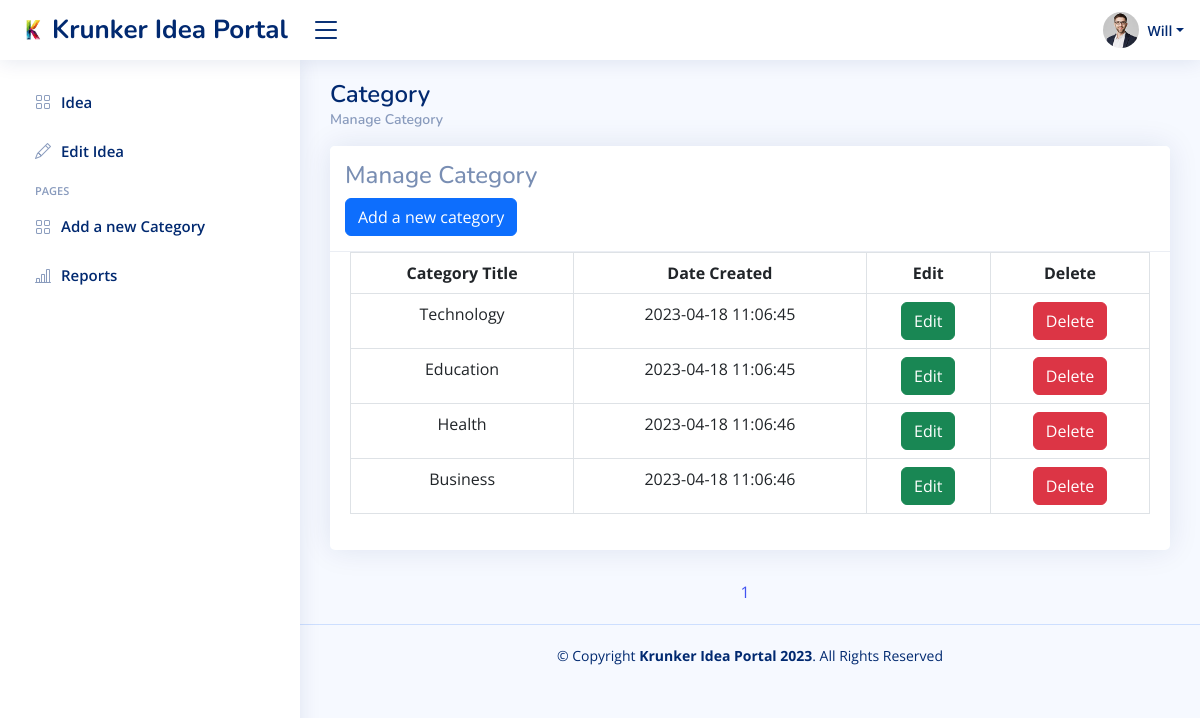
Page /ManageCategory_manager.php (signed in) on the committed database.
### tables this page shows
CREATE TABLE `user_tbl` (
  `UserId` int(11) NOT NULL,
  `DepartmentId` int(11) NOT NULL,
  `UserRoleName` enum('QA Manager','QA Coordinator','Admin','Staff') DEFAULT NULL,
  `Username` varchar(50) NOT NULL,
  `UserPassword` varchar(500) NOT NULL,
  `UserEmail` varchar(50) DEFAULT NULL,
  `UserContactNo` varchar(15) DEFAULT NULL,
  `UserAddress` varchar(500) DEFAULT NULL,
  `DateClosure` date DEFAULT '2023-06-29',
  `DateFinal` date DEFAULT '2023-07-29'
);

CREATE TABLE `category_tbl` (
  `CategoryId` int(11) NOT NULL,
  `CategoryTitle` varchar(50) DEFAULT NULL,
  `DateCreated` datetime NOT NULL DEFAULT current_timestamp()
);

### ManageCategory_manager.php (the view, shortened to what this page needs)
<?php
require("krunkerideaconn.php");
$page = isset($_GET['page'])?$_GET['page']:1;
$rows_per_page = 5;
$start= ($page-1)*$rows_per_page;
  $user_id = $_SESSION["userid"];
  $select_sql = "SELECT * FROM user_tbl WHERE UserId = $user_id";
  $result_User = mysqli_query($dbconn, $select_sql);
  $row_User = mysqli_fetch_assoc($result_User);
?>
<!DOCTYPE html>
<html lang="en">
<head>
  <link href="assets/vendor/bootstrap/css/bootstrap.min.css" rel="stylesheet">
  <link href="assets/vendor/bootstrap-icons/bootstrap-icons.css" rel="stylesheet">
  <link href="assets/vendor/boxicons/css/boxicons.min.css" rel="stylesheet">
  <link href="assets/vendor/quill/quill.snow.css" rel="stylesheet">
  <link href="assets/vendor/quill/quill.bubble.css" rel="stylesheet">
  <link href="assets/vendor/remixicon/remixicon.css" rel="stylesheet">
  <link href="assets/vendor/simple-datatables/style.css" rel="stylesheet">
  <link href="assets/css/style.css" rel="stylesheet">
</head>
<body>
  <header id="header" class="header fixed-top d-flex align-items-center">
    <div class="d-flex align-items-center justify-content-between">
      <a href="index_manager.php" class="logo d-flex align-items-center">
        <img src="assets/img/logo.png" alt="">
        <span class="d-none d-lg-block">Krunker Idea Portal</span>
      </a>
      <i class="bi bi-list toggle-sidebar-btn"></i>
    </div>
    <nav class="header-nav ms-auto">
      <ul class="d-flex align-items-center">
        <li class="nav-item dropdown pe-3">
          <a class="nav-link nav-profile d-flex align-items-center pe-0" href="#" data-bs-toggle="dropdown">
            <img src="assets/img/profile-img.jpg" alt="Profile" class="rounded-circle">
            <span class="d-none d-md-block dropdown-toggle ps-2"><?php echo htmlentities($row_User['Username']) ?></span>
          </a>
        </li>
      </ul>
    </nav>
  </header>
  <aside id="sidebar" class="sidebar">
    <ul class="sidebar-nav" id="sidebar-nav">
      <li class="nav-item">
        <a class="nav-link collapsed" href="index_manager.php">
          <i class="bi bi-grid"></i><span>Idea</span>
        </a>
      </li>
            <?php
              echo '<li class="nav-item">';
              echo '<a href="EditIdea.php?id=' .$user_id.'" class="nav-link collapsed" data-bs-target="#statistics-nav;">';
              echo '<i class="bi bi-pencil"></i>Edit Idea</span>';
              echo '</a>';
              echo '</li>';
            ?>
            <?php
              if($_SESSION['role'] == "QA Manager"){
                echo'<li class="nav-heading">Pages</li>';
                echo'<li class="nav-item">';
                    echo '<a class="nav-link collapsed" href="ManageCategory_manager.php">';
                        echo '<i class="bi bi-grid"></i>';
                        echo '<span>Add a new Category</span>';
                    echo '</a>';
                echo '</li>';
                echo'<li class="nav-item">';
                    echo '<a class="nav-link collapsed" href="report_manager.php">';
                        echo '<i class="bi bi-bar-chart-line"></i>';
                        echo '<span>Reports</span>';
                    echo '</a>';
                echo '</li>';
              }
            ?>
    </ul>
  </aside>
  <main id="main" class="main">
    <div class="pagetitle">
      <h1>Category</h1>
      <nav>
        <ol class="breadcrumb">
          <li class="breadcrumb-item"><a href="ManageCategory_manager.php">Manage Category</a></li>
        </ol>
      </nav>
    </div>
    <section class="section dashboard">
        <div class="row">
          <div class="col-md-12">
            <div class="card">
              <div class="card-header">
                <h4>Manage Category</h4>
                <a href="AddCategory_manager.php" class="btn btn-primary">Add a new category<a>
              </div>
              <div class="card-body">
                <table class="table table-bordered text-center">
                  <thead>
                    <tr>
                      <th>Category Title</th>
                      <th>Date Created</th>
                      <th>Edit</th>
                      <th>Delete</th>
                    </tr>
                  </thead>
                  <tbody>
                  <?php
                    include "krunkerideaconn.php";
                    $sql = "SELECT * from category_tbl
                             LIMIT $start,$rows_per_page";
                    $query_no = mysqli_query($dbconn,$sql);
                    if(mysqli_num_rows($query_no) >0){
                      foreach($query_no as $row){
                        ?>
                        <tr>
                        <td><?php echo $row['CategoryTitle']?></td>
                        <td><?php echo $row['DateCreated']?></td>
                        <td><a href="EditCategory_manager.php?id=<?php echo $row['CategoryId'] ?>"  class="btn btn-success">Edit</a></td>
                        <td><a href="DeleteCategory_manager.php?id=<?php echo $row['CategoryId'] ?>" class="btn btn-danger">Delete</a></td>
                      </tr>
                      <?php
                      }
                    }
                    else{
                      ?>
                      <tr>
                        <td colspan="6">No record found</td>
                    <?php
                    }
                    ?>
                  </tbody>
                </table>
              </div>
            </div>
          </div>
        </div>
        <div class = "pagination">
      <?php
			$sql_page = "SELECT COUNT(*) AS count FROM category_tbl";
			$page_count = mysqli_query($dbconn, $sql_page);
			$row_count = mysqli_fetch_assoc($page_count);
			$total_rows = $row_count['count'];
			$total_pages = ceil($total_rows / $rows_per_page);
			for ($i = 1; $i <= $total_pages; $i++){
				echo'<a href="?page='.$i.'">'.$i.'</a>';
			}
		?>
    </div>
      </section>
  </main>
  <footer id="footer" class="footer">
    <div class="copyright">
      &copy; Copyright <strong><span>Krunker Idea Portal 2023</span></strong>. All Rights Reserved
    </div>
    <div class="credits">
    </div>
  </footer>
</body>
</html>

### assets/css/style.css (style rules this page uses)
:root { scroll-behavior: smooth; }
body { font-family: "Open Sans", sans-serif; background: #f6f9ff; color: #444444; }
a { color: #4154f1; text-decoration: none; }
h1, h2, h3, h4, h5, h6 { font-family: "Nunito", sans-serif; }
#main { margin-top: 60px; padding: 20px 30px; transition: all 0.3s; }
.pagetitle { margin-bottom: 10px; }
.pagetitle h1 { font-size: 24px; margin-bottom: 0; font-weight: 600; color: #012970; }
.card { margin-bottom: 30px; border: none; border-radius: 5px; box-shadow: 0px 0 30px rgba(1, 41, 112, 0.1); }
.card-header, .card-footer { border-color: #ebeef4; background-color: #fff; color: #798eb3; padding: 15px; }
.card-body { padding: 0 20px 20px 20px; }
.breadcrumb { font-size: 14px; font-family: "Nunito", sans-serif; color: #899bbd; font-weight: 600; }
.breadcrumb a { color: #899bbd; transition: 0.3s; }
.breadcrumb .breadcrumb-item::before { color: #899bbd; }
.logo { line-height: 1; }
@media (min-width: 1200px) { .logo { width: 280px; } }
.logo img { max-height: 26px; margin-right: 6px; }
.logo span { font-size: 26px; font-weight: 700; color: #012970; font-family: "Nunito", sans-serif; }
.header { transition: all 0.5s; z-index: 997; height: 60px; box-shadow: 0px 2px 20px rgba(1, 41, 112, 0.1); background-color: #fff; padding-left: 20px; }
.header .toggle-sidebar-btn { font-size: 32px; padding-left: 10px; cursor: pointer; color: #012970; }
.header-nav ul { list-style: none; }
.header-nav>ul { margin: 0; padding: 0; }
.header-nav .nav-profile { color: #012970; }
.header-nav .nav-profile img { max-height: 36px; }
.header-nav .nav-profile span { font-size: 14px; font-weight: 600; }
.sidebar { position: fixed; top: 60px; left: 0; bottom: 0; width: 300px; z-index: 996; transition: all 0.3s; padding: 20px; overflow-y: auto; scrollbar-width: thin; scrollbar-color: #aab7cf transparent; box-shadow: 0px 0px 20px rgba(1, 41, 112, 0.1); background-color: #fff; }
@media (min-width: 1200px) { #main, #footer { margin-left: 300px; } }
.sidebar-nav { padding: 0; margin: 0; list-style: none; }
.sidebar-nav li { padding: 0; margin: 0; list-style: none; }
.sidebar-nav .nav-item { margin-bottom: 5px; }
.sidebar-nav .nav-heading { font-size: 11px; text-transform: uppercase; color: #899bbd; font-weight: 600; margin: 10px 0 5px 15px; }
.sidebar-nav .nav-link { display: flex; align-items: center; font-size: 15px; font-weight: 600; color: #4154f1; transition: 0.3; background: #f6f9ff; padding: 10px 15px; border-radius: 4px; }
.sidebar-nav .nav-link i { font-size: 16px; margin-right: 10px; color: #4154f1; }
.sidebar-nav .nav-link.collapsed { color: #012970; background: #fff; }
.sidebar-nav .nav-link.collapsed i { color: #899bbd; }
.footer { padding: 20px 0; font-size: 14px; transition: all 0.3s; border-top: 1px solid #cddfff; }
.footer .copyright { text-align: center; color: #012970; }
.footer .credits { padding-top: 5px; text-align: center; font-size: 13px; color: #012970; }

### ManageCategory_manager.php (style rules this page uses)
.pagination { justify-content: center; display: flex; letter-spacing:10px; }

### rows in the picture
user_tbl: Username "Will"
category_tbl: CategoryTitle "Technology", DateCreated "2023-04-18 11:06:45"
category_tbl: CategoryTitle "Education", DateCreated "2023-04-18 11:06:45"
category_tbl: CategoryTitle "Health", DateCreated "2023-04-18 11:06:46"
category_tbl: CategoryTitle "Business", DateCreated "2023-04-18 11:06:46"
